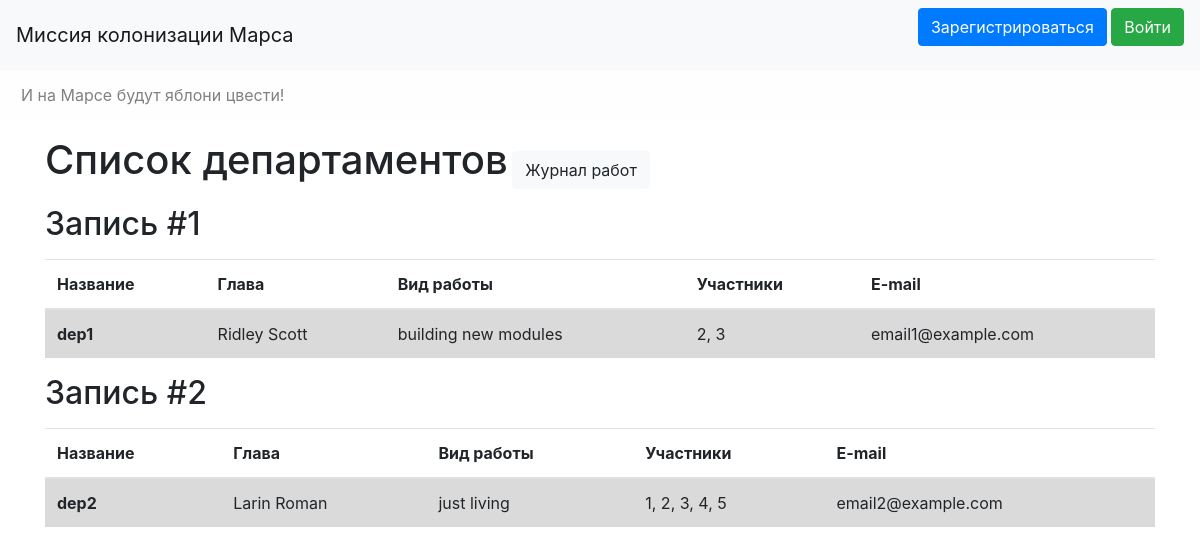
/departments, run on an earlier commit of the app's database.
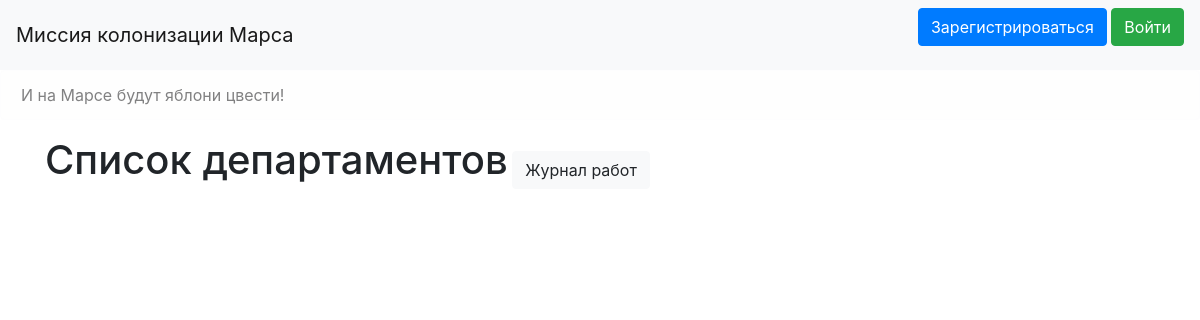
And on a later commit of the database.
### data/departments.py (models this page shows, shortened)
class Department(SqlAlchemyBase, SerializerMixin):
    __tablename__ = 'departments'
    id = sqlalchemy.Column(sqlalchemy.Integer, primary_key=True, autoincrement=True)
    title = sqlalchemy.Column(sqlalchemy.String)
    creator = sqlalchemy.Column(sqlalchemy.Integer, sqlalchemy.ForeignKey("users.id"))
    creator_ = orm.relation('User', foreign_keys=[creator])
    chief = sqlalchemy.Column(sqlalchemy.Integer, sqlalchemy.ForeignKey("users.id"))
    chief_ = orm.relation('User', foreign_keys=[chief])
    job = sqlalchemy.Column(sqlalchemy.Integer, sqlalchemy.ForeignKey("jobs.id"))
    job_ = orm.relation('Jobs', foreign_keys=[job])
    members = sqlalchemy.Column(sqlalchemy.String, nullable=True)
    email = sqlalchemy.Column(sqlalchemy.String, nullable=True)

### data/users.py (models this page shows, shortened)
class User(SqlAlchemyBase, UserMixin, SerializerMixin):
    __tablename__ = 'users'
    id = sqlalchemy.Column(sqlalchemy.Integer,
                           primary_key=True, autoincrement=True)
    login = sqlalchemy.Column(sqlalchemy.String,
                              index=True, unique=True, nullable=True)
    password = sqlalchemy.Column(sqlalchemy.String, nullable=False)
    surname = sqlalchemy.Column(sqlalchemy.String, nullable=True)
    name = sqlalchemy.Column(sqlalchemy.String, nullable=True)
    age = sqlalchemy.Column(sqlalchemy.Integer, nullable=True)
    position = sqlalchemy.Column(sqlalchemy.String, nullable=True)
    speciality = sqlalchemy.Column(sqlalchemy.String, nullable=True)
    address = sqlalchemy.Column(sqlalchemy.String, nullable=True)
    created_date = sqlalchemy.Column(sqlalchemy.DateTime,
                                     default=datetime.datetime.now)

### data/jobs.py (models this page shows, shortened)
class Jobs(SqlAlchemyBase, SerializerMixin):
    __tablename__ = 'jobs'
    id = sqlalchemy.Column(sqlalchemy.Integer,
                           primary_key=True, autoincrement=True)
    creator = sqlalchemy.Column(sqlalchemy.Integer, sqlalchemy.ForeignKey("users.id"))
    creator_ = orm.relation("User", foreign_keys=[creator])
    team_leader = sqlalchemy.Column(sqlalchemy.Integer, sqlalchemy.ForeignKey("users.id"))
    teamlead = orm.relation("User", foreign_keys=[team_leader])
    job = sqlalchemy.Column(sqlalchemy.String, nullable=False)
    work_size = sqlalchemy.Column(sqlalchemy.Integer, nullable=True)
    collaborators = sqlalchemy.Column(sqlalchemy.String, nullable=True)
    start_date = sqlalchemy.Column(sqlalchemy.DateTime, default=datetime.datetime.now)
    end_date = sqlalchemy.Column(sqlalchemy.DateTime, nullable=True)
    category = orm.relation('Category', secondary='association', backref='jobs', lazy='dynamic')
    is_finished = sqlalchemy.Column(sqlalchemy.Boolean, default=False)

### main.py (the view)
@app.route('/departments')
def deps_list():
    ses = db_session.create_session()
    return render_template('departments_list.html', deps=ses.query(Department), current_user=current_user)

### data/db_session.py (called while the page is built)
def create_session() -> Session:
    global __factory
    return __factory()

### templates/departments_list.html (shortened to what this page needs)
{% extends "base.html" %}
{% block content %}
<p>
    <a class="h1">Список департаментов</a>
    <a class="btn btn-light" href="/works_journal">Журнал работ</a>
</p>
{% for dep in deps %}
    <p>
        <a class="h2">Запись #{{loop.index}}</a>
    </p>
    <table class="table">
    <thead>
      <tr>
        <th scope="col">Название</th>
        <th scope="col">Глава</th>
        <th scope="col">Вид работы</th>
        <th scope="col">Участники</th>
        <th scope="col">E-mail</th>
      </tr>
    </thead>
    <tbody>
      <tr class="table-active">
        <th scope="row">{{dep.title}}</th>
          <td>{{dep.chief_.surname}} {{dep.chief_.name}}</td>
          <td>{{dep.job_.job}}</td>
          <td>{{dep.members}}</td>
          <td>{{dep.email}}</td>
      </tr>
    </tbody>
  </table>
{% endfor %}
{% endblock %}

What changed in the data, as far as the page shows it:
removed Department: title "dep1", chief_.surname "Ridley", chief_.name "Scott", job_.job "building new modules", members "2, 3", email "email1@example.com"
removed Department: title "dep2", chief_.surname "Larin", chief_.name "Roman", job_.job "just living", members "1, 2, 3, 4, 5", email "email2@example.com"
